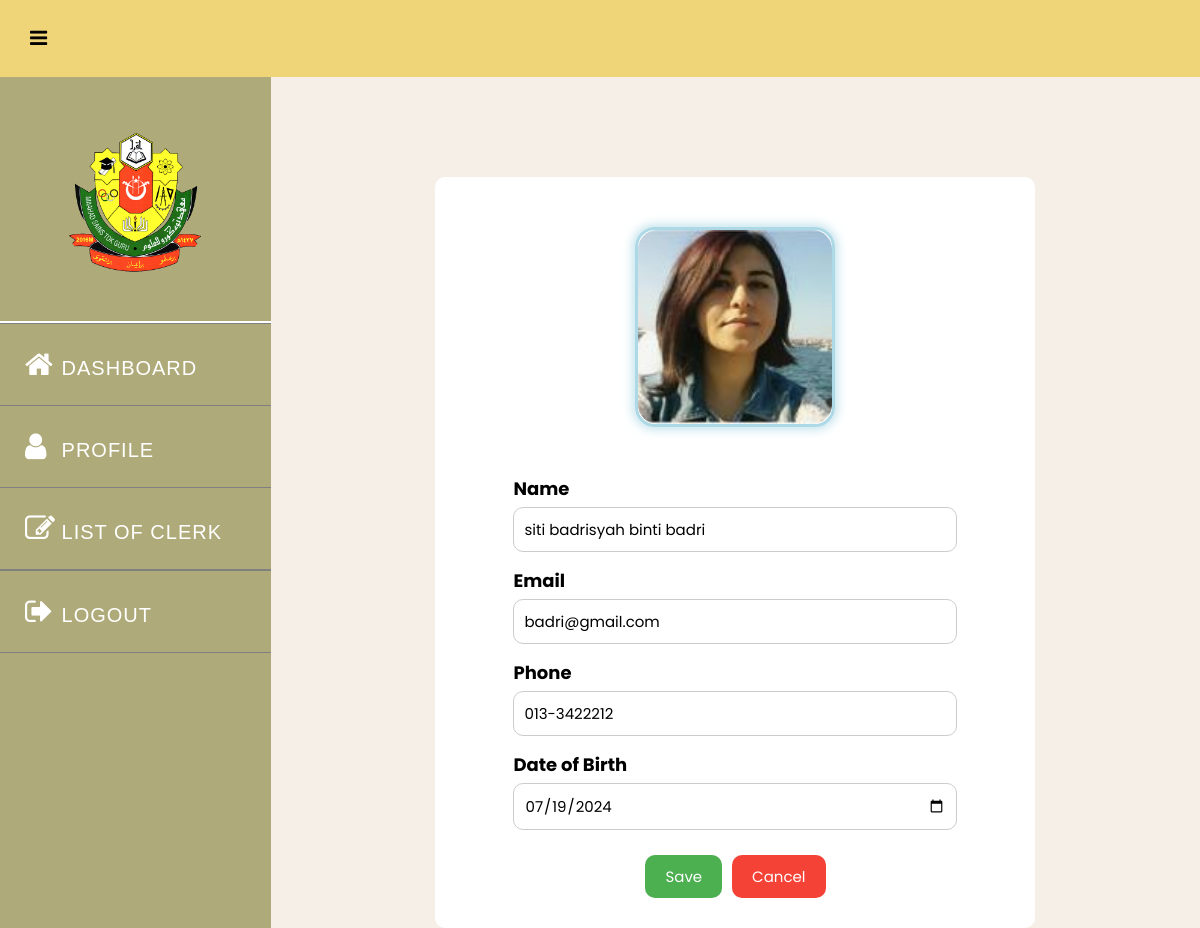
The app's page /ADMIN/editclerk.php?clerkid=20001 with its own data.
### tables this page shows
CREATE TABLE `clerk` (
  `CLERKID` int NOT NULL,
  `CLERKNAME` varchar(255) NOT NULL,
  `CLERKPNO` varchar(12) DEFAULT NULL,
  `CLERKDOB` date DEFAULT NULL,
  `CLERKEMAIL` varchar(50) DEFAULT NULL,
  `CLERKTYPE` varchar(10) DEFAULT NULL,
  `CLERKPASSWORD` varchar(30) NOT NULL,
  `CLERKIMAGE` varchar(255) DEFAULT NULL,
  `STATUS` varchar(50) DEFAULT NULL
);

### ADMIN/editclerk.php (the view, shortened to what this page needs)
<?php
require_once("../dbConnect.php");
if (isset($_GET['clerkid'])) {
    $clerkId = $_GET['clerkid'];
    $sql = "SELECT * FROM clerk WHERE CLERKID = ?";
    $stmt = $dbCon->prepare($sql);
    $stmt->bind_param("i", $clerkId);
    $stmt->execute();
    $result = $stmt->get_result();
    $clerk = $result->fetch_assoc();
}
?>
<!DOCTYPE html>
<html lang="en">
<head>
    <link rel="stylesheet" href="https://stackpath.bootstrapcdn.com/font-awesome/4.7.0/css/font-awesome.min.css">
</head>
<body>
    <div class="header">
        <label for="checkbox">
            <i id="navbtn" class="fa fa-bars" aria-hidden="true"></i>
        </label>
    </div>
    <div class="body">
        <nav class="side-bar">
            <div class="user-p">
                <img src="../logo.png" alt=""/>
            </div>
            <ul>
                <li>
                    <a href="AdminDashboard.php">
                        <i class="fa fa-home" aria-hidden="true"></i>
                        <span>DASHBOARD</span>
                    </a>
                </li>
                <li>
                    <a href="adminprofile.php">
                        <i class="fa fa-user" aria-hidden="true"></i>
                        <span>PROFILE</span>
                    </a>
                </li>
                <li style="border-bottom: 1px solid grey;">
                    <a href="listofclerk.php">
                        <i class="fa fa-pencil-square-o" aria-hidden="true"></i>
                        <span>LIST OF CLERK</span>
                    </a>
                </li>
                <li style="border-bottom: 1px solid grey;">
                    <a href="../logout.php">
                        <i class="fa fa-sign-out" aria-hidden="true"></i>
                        <span>LOGOUT</span>
                    </a>
                </li>
            </ul>
        </nav>
        <section class="section-1">
            <div class="edit-clerk">
                <div class="image-container">
                    <?php
                        $imagePath = htmlspecialchars($clerk['CLERKIMAGE']);
                        echo "<img src='../CLERK/$imagePath' alt='Profile Image'>";
                    ?>
                </div>
                <form action="<?php echo htmlspecialchars($_SERVER["PHP_SELF"]); ?>" method="POST" class="form-class">
                    <input type="text" id="CLERKID" name="CLERKID" value="<?php echo htmlspecialchars($clerk['CLERKID']); ?>" hidden><br>
                    <label for="CLERKNAME">Name</label><br>
                    <input type="text" id="CLERKNAME" name="CLERKNAME" value="<?php echo htmlspecialchars($clerk['CLERKNAME']); ?>" required><br>
                    <label for="CLERKEMAIL">Email</label><br>
                    <input type="text" id="CLERKEMAIL" name="CLERKEMAIL" value="<?php echo htmlspecialchars($clerk['CLERKEMAIL']); ?>" required><br>
                    <label for="clerkpno">Phone</label><br>
                    <input type="text" id="CLERKPNO" name="CLERKPNO" value="<?php echo htmlspecialchars($clerk['CLERKPNO']); ?>" required><br>
                    <label for="CLERKDOB">Date of Birth</label><br>
                    <input type="date" id="CLERKDOB" name="CLERKDOB" value="<?php echo htmlspecialchars($clerk['CLERKDOB']); ?>" required><br>
                    <div class="submit-container">
                        <input type="submit" value="Save">
                        <a href="listofclerk.php" class="cancel-button">Cancel</a>
                    </div>
                </form>
            </div>
        </section>
    </div>
</body>
</html>

### ADMIN/editclerk.php (style rules this page uses)
* { padding: 0; margin: 0; box-sizing: border-box; font-family: arial, sans-serif; }
.header { display: flex; align-items: center; padding: 28px 30px; background: #EFD577; color: white; }
.header i { font-size: 30px; cursor: pointer; color: black; }
.user-p { text-align: center; padding-top: 50px; }
.user-p img { width: 150px; height: 150px; border-radius: 50%; }
.body { display: flex; }
.side-bar { width: 350px; background: #AFAA79; min-height: 100vh; transition: 500ms width; }
.side-bar ul { margin-top: 40px; list-style: none; border-top: 2px solid white; }
.side-bar ul li { font-size: 20px; padding: 25px 0px; padding-left: 25px; transition: background 500ms; white-space: nowrap; overflow: hidden; text-overflow: ellipsis; border: none; border-top: 1px solid grey; }
.side-bar ul li a { text-decoration: none; color: white; cursor: pointer; letter-spacing: 1px; }
.side-bar i { display: inline-block; padding-right: 10px; width: 30px; vertical-align: center; font-size: 25px; color: white; }
.side-bar ul li a i { display: inline-block; padding-right: 10px; font-size: 30px; }
.section-1 { width: 100%; background-color: #F5EFE7; background-size: cover; background-position: center; display: flex; align-items: center; flex-direction: column; }
#navbtn { display: inline-block; left: 20px; font-size: 20px; transition: 500ms color; color: black; }
.edit-clerk { width: 600px; background: white; border-radius: 10px; display: flex; flex-direction: column; align-items: center; justify-content: center; padding: 10px; margin-top: 100px; }
.image-container { margin-top: 40px; margin-bottom: 20px; width: 200px; height: 200px; border-radius: 10%; border: 3px solid #ADD8E6; box-shadow: 0 0 10px 3px rgba(173, 216, 230, 0.7); }
.image-container img { width: 100%; height: 100%; object-fit: cover; border-radius: 10%; }
.form-class { padding: 10px; width: 80%; }
.form-class label { font-family: "Poppins", sans-serif; font-size: 18px; font-weight: bold; }
.form-class input[type="text"], .form-class input[type="date"] { margin-top: 5px; padding: 10px; width: 100%; font-size: 15px; font-family: "Poppins", sans-serif; border-radius: 10px; border: 1px solid #ccc; margin-bottom: 15px; }
.submit-container { display: flex; justify-content: center; margin-top: 10px; margin-bottom: 10px; gap: 10px; }
.form-class input[type="submit"] { padding: 10px 20px; font-size: 15px; font-family: "Poppins", sans-serif; border-radius: 10px; border: none; background-color: #4CAF50; color: white; cursor: pointer; transition: background-color 0.3s, box-shadow 0.3s; }
.submit-container a { text-decoration: none; }
.submit-container a.cancel-button { display: inline-block; padding: 10px 20px; font-size: 15px; font-family: "Poppins", sans-serif; border-radius: 10px; border: none; background-color: #f44336; color: white; cursor: pointer; transition: background-color 0.3s, box-shadow 0.3s; text-align: center; }

### records on screen
clerk: CLERKIMAGE (picture), CLERKNAME "siti badrisyah binti badri", CLERKEMAIL "badri@gmail.com", CLERKPNO "013-3422212", CLERKDOB "07/19/2024"
